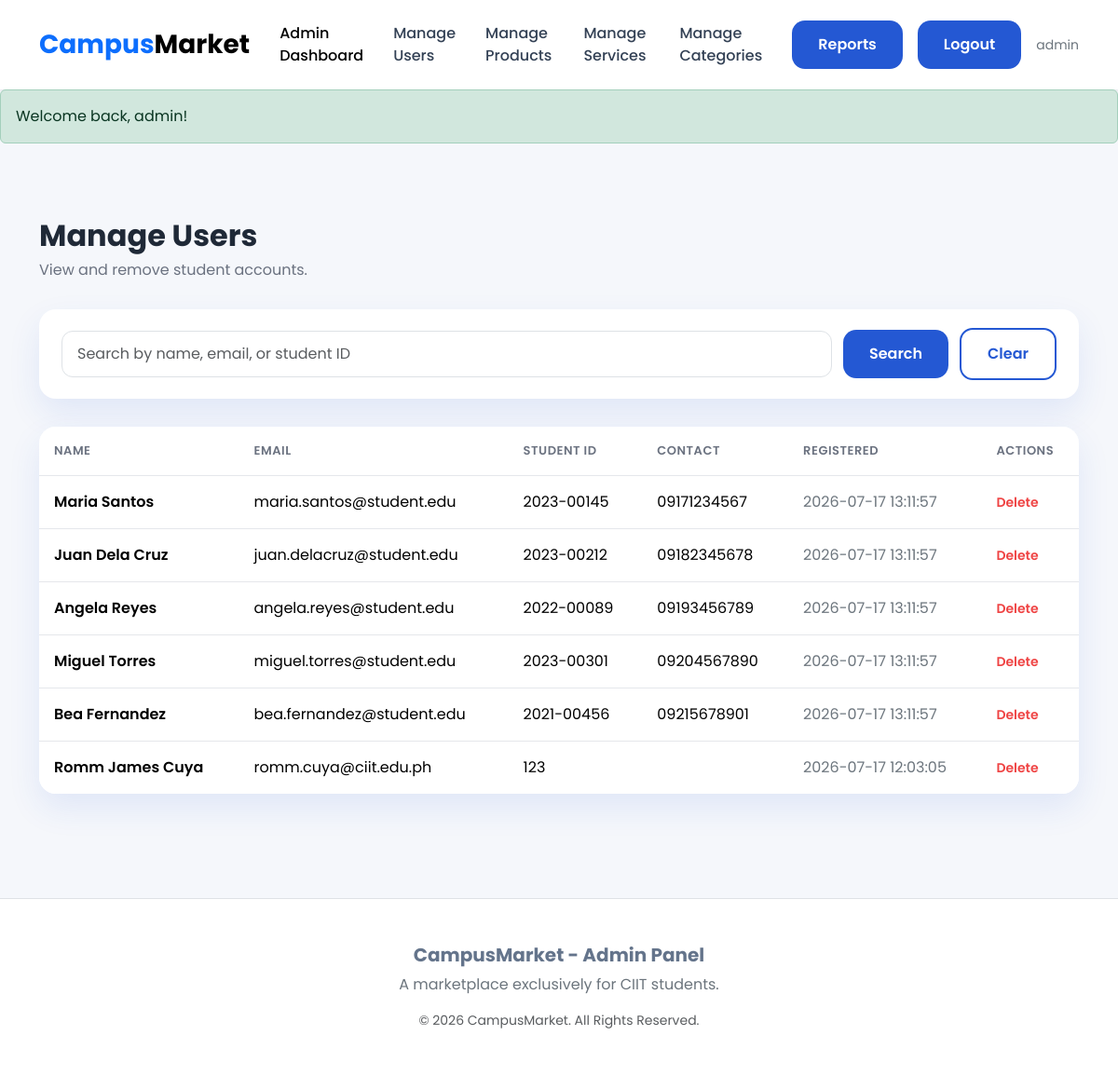
The page /admin/manage_users.php (signed in) on the database its author committed.
### tables this page shows
CREATE TABLE `users` (
  `user_id` int(11) NOT NULL,
  `full_name` varchar(100) NOT NULL,
  `email` varchar(100) NOT NULL,
  `password` varchar(255) NOT NULL,
  `student_id` varchar(50) DEFAULT NULL,
  `contact_number` varchar(20) DEFAULT NULL,
  `profile_image` varchar(255) DEFAULT 'default.png',
  `date_registered` datetime DEFAULT current_timestamp()
);

### admin/manage_users.php (the view, shortened to what this page needs)
<?php
require_once __DIR__ . '/../config/database.php';
$search = isset($_GET['search']) ? sanitize($_GET['search']) : '';
$sql = "SELECT user_id, full_name, email, student_id, contact_number, date_registered FROM users";
$params = [];
$sql .= " ORDER BY date_registered DESC";
$stmt = $conn->prepare($sql);
$stmt->execute($params);
$users = $stmt->fetchAll(PDO::FETCH_ASSOC);
require_once __DIR__ . '/../includes/admin_header.php';
?>
<div class="container py-4">
    <div class="page-header">
        <h1>Manage Users</h1>
        <p>View and remove student accounts.</p>
    </div>
    <form method="GET" action="manage_users.php" class="filter-bar">
        <input type="text" name="search" class="form-control" placeholder="Search by name, email, or student ID" value="<?= sanitize($search) ?>">
        <button type="submit" class="btn btn-primary-custom">Search</button>
        <a href="manage_users.php" class="btn btn-outline-custom">Clear</a>
    </form>
    <?php if (empty($users)): ?>
        <div class="empty-state">
            <i class="bi bi-person empty-icon"></i>
            <h3>No students found</h3>
        </div>
    <?php else: ?>
        <div class="table-card">
            <div class="table-responsive">
                <table class="table align-middle">
                    <thead>
                        <tr>
                            <th>Name</th>
                            <th>Email</th>
                            <th>Student ID</th>
                            <th>Contact</th>
                            <th>Registered</th>
                            <th>Actions</th>
                        </tr>
                    </thead>
                    <tbody>
                        <?php foreach ($users as $user): ?>
                        <tr>
                            <td class="fw-semibold"><?= sanitize($user['full_name']) ?></td>
                            <td><?= sanitize($user['email']) ?></td>
                            <td><?= sanitize($user['student_id'] ?? '—') ?></td>
                            <td><?= sanitize($user['contact_number']) ?></td>
                            <td class="text-secondary"><?= sanitize($user['date_registered']) ?></td>
                            <td class="row-actions">
                                <a href="delete_user.php?id=<?= $user['user_id'] ?>" class="action-delete"
                                   onclick="return confirm('Delete this user? This will also remove all their products, services, favorites, and orders.');">
                                   Delete
                                </a>
                            </td>
                        </tr>
                        <?php endforeach; ?>
                    </tbody>
                </table>
            </div>
        </div>
    <?php endif; ?>
</div>
<?php require_once __DIR__ . '/../includes/admin_footer.php'; ?>

### assets/css/style.css (style rules this page uses)
:root { --primary: #2458d3; --primary-dark: #173a99; --primary-light: #eaf2ff; --background: #f5f7fb; --white: #ffffff; --text: #1f2937; --gray: #6b7280; --border: #e5e7eb; --success: #22c55e; --danger: #ef4444; --warning: #f59e0b; --radius: 18px; --shadow: 0 15px 35px rgba(36, 88, 211, 0.1); }
* { margin: 0; padding: 0; box-sizing: border-box; }
body { font-family: "Poppins", sans-serif; background: var(--background); color: var(--text); }
.btn-primary-custom { background: var(--primary); border: none; color: white; border-radius: 14px; padding: 14px 28px; font-weight: 600; transition: 0.3s ease; }
.btn-outline-custom { background: white; border: 2px solid var(--primary); color: var(--primary); border-radius: 14px; padding: 14px 28px; font-weight: 600; transition: 0.3s; }
.form-control { border-radius: 12px; padding: 14px; }

### assets/css/forms.css (style rules this page uses)
.page-header { padding: 40px 0 30px; }
.page-header h1 { font-weight: 700; font-size: 32px; margin-bottom: 6px; }
.page-header p { color: var(--gray); font-size: 16px; margin: 0; }

### assets/css/listings.css (style rules this page uses)
.filter-bar { background: var(--white); border-radius: var(--radius); box-shadow: var(--shadow); padding: 20px 24px; margin-bottom: 30px; display: flex; gap: 12px; flex-wrap: wrap; align-items: center; }
.filter-bar .form-control, .filter-bar .form-select { border-radius: 12px; padding: 12px 16px; }
.filter-bar input[type="text"] { flex: 1; min-width: 220px; }
.table-card { background: var(--white); border-radius: var(--radius); box-shadow: var(--shadow); overflow: hidden; margin-bottom: 40px; }
.table-card table { margin-bottom: 0; }
.table-card thead { background: var(--background); }
.table-card thead th { font-size: 13px; text-transform: uppercase; letter-spacing: 0.04em; color: var(--gray); font-weight: 600; border-bottom: 1px solid var(--border); padding: 16px; }
.table-card tbody td { padding: 16px; vertical-align: middle; border-bottom: 1px solid var(--border); }
.table-card tbody tr:last-child td { border-bottom: none; }
.row-actions a { font-size: 14px; font-weight: 600; text-decoration: none; margin-right: 14px; }
.row-actions a.action-delete { color: var(--danger); }

### rows shown on the page
users: full_name "Maria Santos", email "maria.santos@student.edu", student "2023-00145", contact_number "09171234567", date_registered "2026-07-17 13:11:57"
users: full_name "Juan Dela Cruz", email "juan.delacruz@student.edu", student "2023-00212", contact_number "09182345678", date_registered "2026-07-17 13:11:57"
users: full_name "Angela Reyes", email "angela.reyes@student.edu", student "2022-00089", contact_number "09193456789", date_registered "2026-07-17 13:11:57"
users: full_name "Miguel Torres", email "miguel.torres@student.edu", student "2023-00301", contact_number "09204567890", date_registered "2026-07-17 13:11:57"
users: full_name "Bea Fernandez", email "bea.fernandez@student.edu", student "2021-00456", contact_number "09215678901", date_registered "2026-07-17 13:11:57"
users: full_name "Romm James Cuya", email "romm.cuya@ciit.edu.ph", student "123", date_registered "2026-07-17 12:03:05"

### other values the page prints
$_SESSION['admin_username'] "admin"
$_SESSION['flash_message'] "Welcome back, admin!"
